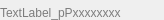
<?xml version="1.0" encoding="UTF-8"?>
<ui version="4.0">
 <class>WidgetSeparator</class>
 <widget class="QWidget" name="WidgetSeparator">
  <property name="geometry">
   <rect>
    <x>0</x>
    <y>0</y>
    <width>164</width>
    <height>20</height>
   </rect>
  </property>
  <property name="sizePolicy">
   <sizepolicy hsizetype="Preferred" vsizetype="Preferred">
    <horstretch>0</horstretch>
    <verstretch>0</verstretch>
   </sizepolicy>
  </property>
  <property name="minimumSize">
   <size>
    <width>0</width>
    <height>20</height>
   </size>
  </property>
  <property name="maximumSize">
   <size>
    <width>16777215</width>
    <height>25</height>
   </size>
  </property>
  <property name="windowTitle">
   <string>Form</string>
  </property>
  <property name="styleSheet">
   <string notr="true"/>
  </property>
  <layout class="QHBoxLayout" name="horizontalLayout">
   <property name="spacing">
    <number>5</number>
   </property>
   <property name="leftMargin">
    <number>0</number>
   </property>
   <property name="topMargin">
    <number>5</number>
   </property>
   <property name="rightMargin">
    <number>5</number>
   </property>
   <property name="bottomMargin">
    <number>0</number>
   </property>
   <item>
    <widget class="QLabel" name="label_name">
     <property name="styleSheet">
      <string notr="true">color: rgb(124, 124, 124);</string>
     </property>
     <property name="text">
      <string>TextLabel_pPxxxxxxxx</string>
     </property>
     <property name="margin">
      <number>0</number>
     </property>
    </widget>
   </item>
   <item>
    <widget class="QWidget" name="widget" native="true">
     <property name="sizePolicy">
      <sizepolicy hsizetype="MinimumExpanding" vsizetype="Preferred">
       <horstretch>0</horstretch>
       <verstretch>0</verstretch>
      </sizepolicy>
     </property>
     <property name="minimumSize">
      <size>
       <width>0</width>
       <height>5</height>
      </size>
     </property>
     <property name="maximumSize">
      <size>
       <width>16777215</width>
       <height>5</height>
      </size>
     </property>
     <property name="layoutDirection">
      <enum>Qt::LeftToRight</enum>
     </property>
     <property name="styleSheet">
      <string notr="true">background-image: url(:/graphics/graphics/separator.png);</string>
     </property>
    </widget>
   </item>
  </layout>
 </widget>
 <resources/>
 <connections/>
</ui>
